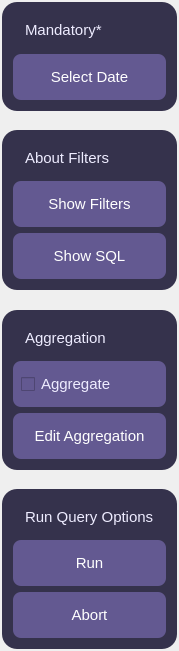
                         <widget class="QWidget" name="scrollAreaWidgetContents_3">
                          <property name="geometry">
                           <rect>
                            <x>0</x>
                            <y>0</y>
                            <width>176</width>
                            <height>651</height>
                           </rect>
                          </property>
                          <layout class="QVBoxLayout" name="verticalLayout_25">
                           <property name="leftMargin">
                            <number>2</number>
                           </property>
                           <property name="topMargin">
                            <number>2</number>
                           </property>
                           <property name="rightMargin">
                            <number>2</number>
                           </property>
                           <property name="bottomMargin">
                            <number>2</number>
                           </property>
                           <item>
                            <widget class="QWidget" name="widget_32" native="true">
                             <property name="sizePolicy">
                              <sizepolicy hsizetype="Preferred" vsizetype="Preferred">
                               <horstretch>0</horstretch>
                               <verstretch>0</verstretch>
                              </sizepolicy>
                             </property>
                             <property name="styleSheet">
                              <string notr="true">QWidget{
	background-color: rgb(53, 50, 76);
	border-radius: 15px;
	padding:8px;
	}</string>
                             </property>
                             <layout class="QVBoxLayout" name="verticalLayout_29">
                              <property name="spacing">
                               <number>7</number>
                              </property>
                              <property name="sizeConstraint">
                               <enum>QLayout::SetDefaultConstraint</enum>
                              </property>
                              <property name="leftMargin">
                               <number>11</number>
                              </property>
                              <property name="topMargin">
                               <number>11</number>
                              </property>
                              <property name="rightMargin">
                               <number>11</number>
                              </property>
                              <property name="bottomMargin">
                               <number>11</number>
                              </property>
                              <item>
                               <widget class="QLabel" name="SelectDatelabel">
                                <property name="font">
                                 <font>
                                  <family>Arial</family>
                                  <pointsize>-1</pointsize>
                                 </font>
                                </property>
                                <property name="styleSheet">
                                 <string notr="true">QLabel{
	color: rgb(238, 236, 255);/* Set your desired text color */
	font-family: Arial;
	font-size: 15px; /* Set your desired font size */
	}</string>
                                </property>
                                <property name="text">
                                 <string>Mandatory*</string>
                                </property>
                               </widget>
                              </item>
                              <item>
                               <widget class="QPushButton" name="SelectDateButton">
                                <property name="toolTip">
                                 <string>&lt;html&gt;&lt;head/&gt;&lt;body&gt;&lt;p&gt;Select date filter for query&lt;/p&gt;&lt;/body&gt;&lt;/html&gt;</string>
                                </property>
                                <property name="styleSheet">
                                 <string notr="true">QPushButton{
	/*background-image: url(:/whiteIcons/featherwhite/calendar.svg);
	background-repeat: no-repeat;
	background-position: center;*/
	background-color:rgb(99, 89, 145);
	
	border-style: none;
	border-color: rgb(59, 56, 84);
	border-radius: 8px; /* Set your desired border radius */

	color:white;
	font-family: Arial;
	font-size: 15px; /* Set your desired font size */
	width:60;
	height:30;
}
QPushButton:hover {
	background-color: rgb(53, 50, 76);
	border-style: outset;
	border-width: 0.5px;
}

QPushButton:pressed {
	background-color: rgb(67, 42, 73);
	border-style: none;
}</string>
                                </property>
                                <property name="text">
                                 <string>Select Date</string>
                                </property>
                                <property name="icon">
                                 <iconset resource="../../Desktop/Query Designer/resource.qrc">
                                  <normaloff>:/WhiteIcons/featherwhite/calendar.svg</normaloff>:/WhiteIcons/featherwhite/calendar.svg</iconset>
                                </property>
                                <property name="iconSize">
                                 <size>
                                  <width>25</width>
                                  <height>25</height>
                                 </size>
                                </property>
                               </widget>
                              </item>
                             </layout>
                            </widget>
                           </item>
                           <item>
                            <spacer name="verticalSpacer">
                             <property name="orientation">
                              <enum>Qt::Vertical</enum>
                             </property>
                             <property name="sizeHint" stdset="0">
                              <size>
                               <width>20</width>
                               <height>40</height>
                              </size>
                             </property>
                            </spacer>
                           </item>
                           <item>
                            <widget class="QWidget" name="widget_33" native="true">
                             <property name="styleSheet">
                              <string notr="true">QWidget{
	background-color: rgb(53, 50, 76);
	border-radius: 15px;
	padding:8px;
	}</string>
                             </property>
                             <layout class="QVBoxLayout" name="verticalLayout_32">
                              <property name="leftMargin">
                               <number>11</number>
                              </property>
                              <property name="topMargin">
                               <number>11</number>
                              </property>
                              <property name="rightMargin">
                               <number>11</number>
                              </property>
                              <property name="bottomMargin">
                               <number>11</number>
                              </property>
                              <item>
                               <widget class="QLabel" name="label_12">
                                <property name="font">
                                 <font>
                                  <family>Arial</family>
                                  <pointsize>-1</pointsize>
                                 </font>
                                </property>
                                <property name="styleSheet">
                                 <string notr="true">QLabel{
	color: rgb(238, 236, 255);/* Set your desired text color */
	font-family: Arial;
	font-size: 15px; /* Set your desired font size */
	}</string>
                                </property>
                                <property name="text">
                                 <string>About Filters</string>
                                </property>
                               </widget>
                              </item>
                              <item>
                               <widget class="QPushButton" name="ShowFiltersButton">
                                <property name="toolTip">
                                 <string>&lt;html&gt;&lt;head/&gt;&lt;body&gt;&lt;p&gt;Show filters pane&lt;/p&gt;&lt;/body&gt;&lt;/html&gt;</string>
                                </property>
                                <property name="styleSheet">
                                 <string notr="true">QPushButton{
	/*background-image: url(:/whiteIcons/featherwhite/filter.svg);
	background-repeat: no-repeat;
	background-position: center;*/
	background-color:rgb(99, 89, 145);
	
	border-style: none;
	border-color: rgb(59, 56, 84);
	border-radius: 8px; /* Set your desired border radius */

	color:white;
	font-family: Arial;
	font-size: 15px; /* Set your desired font size */
	width:60;
	height:30;
}
QPushButton:hover {
	background-color: rgb(53, 50, 76);
	border-style: outset;
	border-width: 0.5px;
}

QPushButton:pressed {
	background-color: rgb(67, 42, 73);
	border-style: none;
}</string>
                                </property>
                                <property name="text">
                                 <string>Show Filters</string>
                                </property>
                                <property name="icon">
                                 <iconset resource="../../Desktop/Query Designer/resource.qrc">
                                  <normaloff>:/WhiteIcons/featherwhite/filter.svg</normaloff>:/WhiteIcons/featherwhite/filter.svg</iconset>
                                </property>
                                <property name="iconSize">
                                 <size>
                                  <width>25</width>
                                  <height>25</height>
                                 </size>
                                </property>
                               </widget>
                              </item>
                              <item>
                               <widget class="QPushButton" name="ShowSQLButton">
                                <property name="toolTip">
                                 <string>&lt;html&gt;&lt;head/&gt;&lt;body&gt;&lt;p&gt;Show SQLs pane&lt;/p&gt;&lt;/body&gt;&lt;/html&gt;</string>
                                </property>
                                <property name="styleSheet">
                                 <string notr="true">QPushButton{
	/*background-image: url(:/whiteIcons/featherwhite/filter.svg);
	background-repeat: no-repeat;
	background-position: center;*/
	background-color:rgb(99, 89, 145);
	
	border-style: none;
	border-color: rgb(59, 56, 84);
	border-radius: 8px; /* Set your desired border radius */

	color:white;
	font-family: Arial;
	font-size: 15px; /* Set your desired font size */
	width:60;
	height:30;
}
QPushButton:hover {
	background-color: rgb(53, 50, 76);
	border-style: outset;
	border-width: 0.5px;
}

QPushButton:pressed {
	background-color: rgb(67, 42, 73);
	border-style: none;
}</string>
                                </property>
                                <property name="text">
                                 <string>Show SQL</string>
                                </property>
                                <property name="icon">
                                 <iconset resource="../../Desktop/Query Designer/resource.qrc">
                                  <normaloff>:/WhiteIcons/featherwhite/file-text.svg</normaloff>:/WhiteIcons/featherwhite/file-text.svg</iconset>
                                </property>
                                <property name="iconSize">
                                 <size>
                                  <width>25</width>
                                  <height>25</height>
                                 </size>
                                </property>
                               </widget>
                              </item>
                             </layout>
                            </widget>
                           </item>
                           <item>
                            <spacer name="verticalSpacer_2">
                             <property name="orientation">
                              <enum>Qt::Vertical</enum>
                             </property>
                             <property name="sizeHint" stdset="0">
                              <size>
                               <width>20</width>
                               <height>40</height>
                              </size>
                             </property>
                            </spacer>
                           </item>
                           <item>
                            <widget class="QWidget" name="widget_34" native="true">
                             <property name="styleSheet">
                              <string notr="true">QWidget{
	background-color: rgb(53, 50, 76);
	border-radius: 15px;
	padding:8px;
	}</string>
                             </property>
                             <layout class="QVBoxLayout" name="verticalLayout_48">
                              <property name="leftMargin">
                               <number>11</number>
                              </property>
                              <property name="topMargin">
                               <number>11</number>
                              </property>
                              <property name="rightMargin">
                               <number>11</number>
                              </property>
                              <property name="bottomMargin">
                               <number>11</number>
                              </property>
                              <item>
                               <widget class="QLabel" name="label_25">
                                <property name="font">
                                 <font>
                                  <family>Arial</family>
                                  <pointsize>-1</pointsize>
                                 </font>
                                </property>
                                <property name="styleSheet">
                                 <string notr="true">QLabel{
	color: rgb(238, 236, 255);/* Set your desired text color */
	font-family: Arial;
	font-size: 15px; /* Set your desired font size */
	}</string>
                                </property>
                                <property name="text">
                                 <string>Aggregation</string>
                                </property>
                               </widget>
                              </item>
                              <item>
                               <widget class="QCheckBox" name="AggregationCheckbox">
                                <property name="toolTip">
                                 <string>&lt;html&gt;&lt;head/&gt;&lt;body&gt;&lt;p&gt;On/Off Aggregation&lt;/p&gt;&lt;/body&gt;&lt;/html&gt;</string>
                                </property>
                                <property name="styleSheet">
                                 <string notr="true">QCheckBox{
	background-color:rgb(99, 89, 145);
	color: rgb(238, 236, 255);/* Set your desired text color */
	font-family: Arial;
	font-size: 15px; /* Set your desired font size */
	border-radius: 8px; /* Set your desired border radius */
	height:30;
	}</string>
                                </property>
                                <property name="text">
                                 <string>Aggregate</string>
                                </property>
                               </widget>
                              </item>
                              <item>
                               <widget class="QPushButton" name="EditAggregationButton">
                                <property name="toolTip">
                                 <string>&lt;html&gt;&lt;head/&gt;&lt;body&gt;&lt;p&gt;Edit aggregation functions&lt;/p&gt;&lt;/body&gt;&lt;/html&gt;</string>
                                </property>
                                <property name="styleSheet">
                                 <string notr="true">QPushButton{
	/*background-image: url(:/whiteIcons/featherwhite/filter.svg);
	background-repeat: no-repeat;
	background-position: center;*/
	background-color:rgb(99, 89, 145);
	
	border-style: none;
	border-color: rgb(59, 56, 84);
	border-radius: 8px; /* Set your desired border radius */

	color:white;
	font-family: Arial;
	font-size: 15px; /* Set your desired font size */
	width:60;
	height:30;
}
QPushButton:hover {
	background-color: rgb(53, 50, 76);
	border-style: outset;
	border-width: 0.5px;
}

QPushButton:pressed {
	background-color: rgb(67, 42, 73);
	border-style: none;
}</string>
                                </property>
                                <property name="text">
                                 <string>Edit Aggregation</string>
                                </property>
                                <property name="icon">
                                 <iconset resource="../../Desktop/Query Designer/resource.qrc">
                                  <normaloff>:/WhiteIcons/featherwhite/sigma-white.svg</normaloff>:/WhiteIcons/featherwhite/sigma-white.svg</iconset>
                                </property>
                                <property name="iconSize">
                                 <size>
                                  <width>20</width>
                                  <height>20</height>
                                 </size>
                                </property>
                               </widget>
                              </item>
                             </layout>
                            </widget>
                           </item>
                           <item>
                            <spacer name="verticalSpacer_5">
                             <property name="orientation">
                              <enum>Qt::Vertical</enum>
                             </property>
                             <property name="sizeHint" stdset="0">
                              <size>
                               <width>20</width>
                               <height>40</height>
                              </size>
                             </property>
                            </spacer>
                           </item>
                           <item>
                            <widget class="QWidget" name="widget_29" native="true">
                             <property name="styleSheet">
                              <string notr="true">QWidget{
	background-color: rgb(53, 50, 76);
	border-radius: 15px;
	padding:8px;
	}</string>
                             </property>
                             <layout class="QVBoxLayout" name="verticalLayout_23">
                              <property name="leftMargin">
                               <number>11</number>
                              </property>
                              <property name="topMargin">
                               <number>11</number>
                              </property>
                              <property name="rightMargin">
                               <number>11</number>
                              </property>
                              <property name="bottomMargin">
                               <number>11</number>
                              </property>
                              <item>
                               <widget class="QLabel" name="label_26">
                                <property name="font">
                                 <font>
                                  <family>Arial</family>
                                  <pointsize>-1</pointsize>
                                 </font>
                                </property>
                                <property name="styleSheet">
                                 <string notr="true">QLabel{
	color: rgb(238, 236, 255);/* Set your desired text color */
	font-family: Arial;
	font-size: 15px; /* Set your desired font size */
	}</string>
                                </property>
                                <property name="text">
                                 <string>Run Query Options</string>
                                </property>
                               </widget>
                              </item>
                              <item>
                               <widget class="QPushButton" name="RunSQLButton">
                                <property name="toolTip">
                                 <string>&lt;html&gt;&lt;head/&gt;&lt;body&gt;&lt;p&gt;Run SQL&lt;/p&gt;&lt;/body&gt;&lt;/html&gt;</string>
                                </property>
                                <property name="styleSheet">
                                 <string notr="true">QPushButton{
	/*background-image: url(:/whiteIcons/featherwhite/play.svg);
	background-repeat: no-repeat;
	background-position: center;*/
	background-color:rgb(99, 89, 145);
	
	border-style: none;
	border-color: rgb(59, 56, 84);
	border-radius: 8px; /* Set your desired border radius */

	color:white;
	font-family: Arial;
	font-size: 15px; /* Set your desired font size */
	width:60;
	height:30;
}
QPushButton:hover {
	background-color: rgb(53, 50, 76);
	border-style: outset;
	border-width: 0.5px;
}

QPushButton:pressed {
	background-color: rgb(67, 42, 73);
	border-style: none;
}</string>
                                </property>
                                <property name="text">
                                 <string>Run</string>
                                </property>
                                <property name="icon">
                                 <iconset resource="../../Desktop/Query Designer/resource.qrc">
                                  <normaloff>:/WhiteIcons/featherwhite/play.svg</normaloff>:/WhiteIcons/featherwhite/play.svg</iconset>
                                </property>
                                <property name="iconSize">
                                 <size>
                                  <width>25</width>
                                  <height>25</height>
                                 </size>
                                </property>
                               </widget>
                              </item>
                              <item>
                               <widget class="QPushButton" name="AbortSQLButton">
                                <property name="toolTip">
                                 <string>&lt;html&gt;&lt;head/&gt;&lt;body&gt;&lt;p&gt;Abort SQL&lt;/p&gt;&lt;/body&gt;&lt;/html&gt;</string>
                                </property>
                                <property name="styleSheet">
                                 <string notr="true">QPushButton{
	/*background-image: url(:/whiteIcons/featherwhite/x.svg);
	background-repeat: no-repeat;
	background-position: center;*/
	background-color:rgb(99, 89, 145);
	
	border-style: none;
	border-color: rgb(59, 56, 84);
	border-radius: 8px; /* Set your desired border radius */

	color:white;
	font-family: Arial;
	font-size: 15px; /* Set your desired font size */
	width:60;
	height:30;
}
QPushButton:hover {
	background-color: rgb(42, 38, 62);
	border-style: outset;
	border-width: 0.5px;
}

QPushButton:pressed {
	background-color: rgb(67, 42, 73);
	border-style: none;
}</string>
                                </property>
                                <property name="text">
                                 <string>Abort</string>
                                </property>
                                <property name="icon">
                                 <iconset resource="../../Desktop/Query Designer/resource.qrc">
                                  <normaloff>:/WhiteIcons/featherwhite/x.svg</normaloff>:/WhiteIcons/featherwhite/x.svg</iconset>
                                </property>
                                <property name="iconSize">
                                 <size>
                                  <width>25</width>
                                  <height>25</height>
                                 </size>
                                </property>
                               </widget>
                              </item>
                             </layout>
                            </widget>
                           </item>
                          </layout>
                         </widget>
